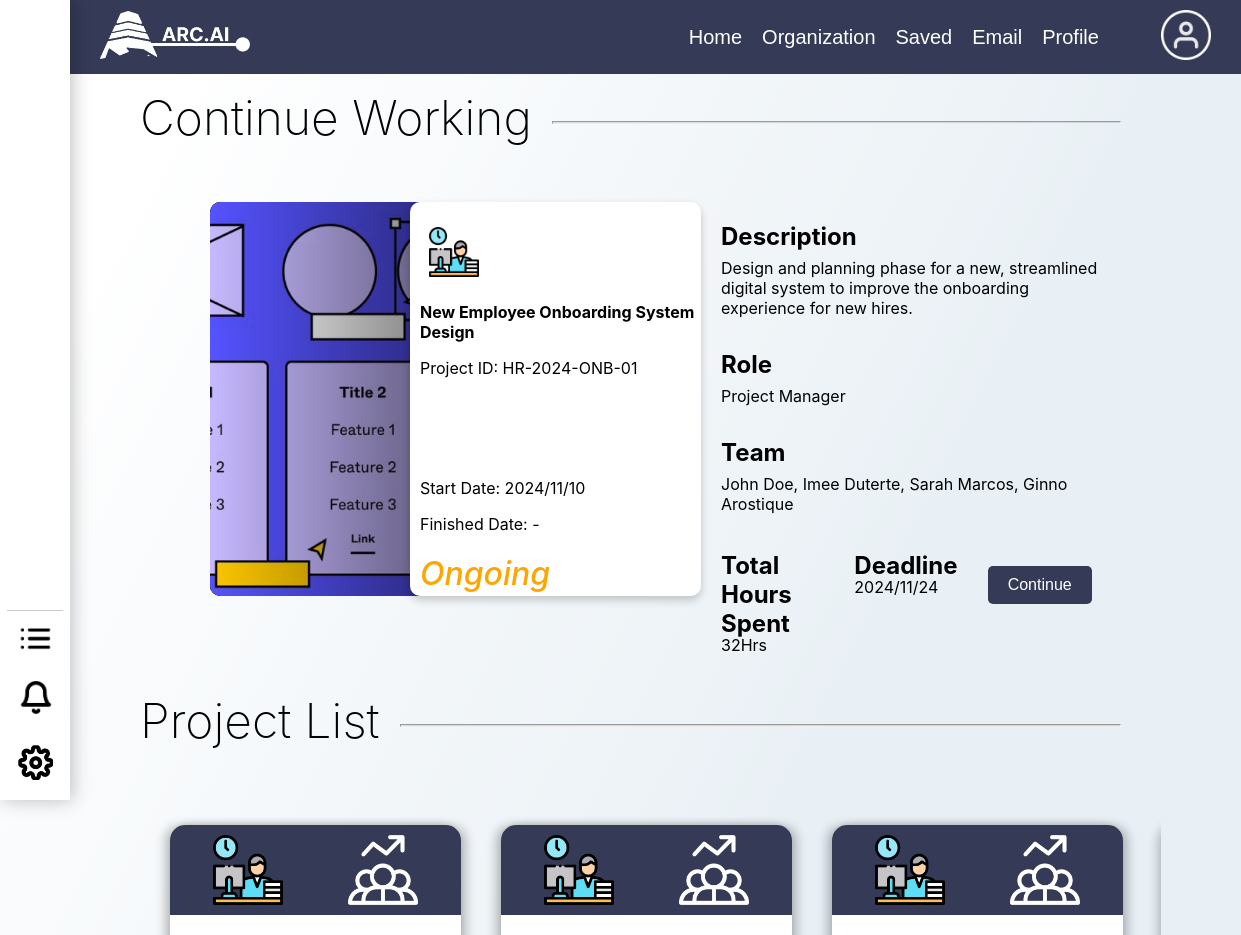
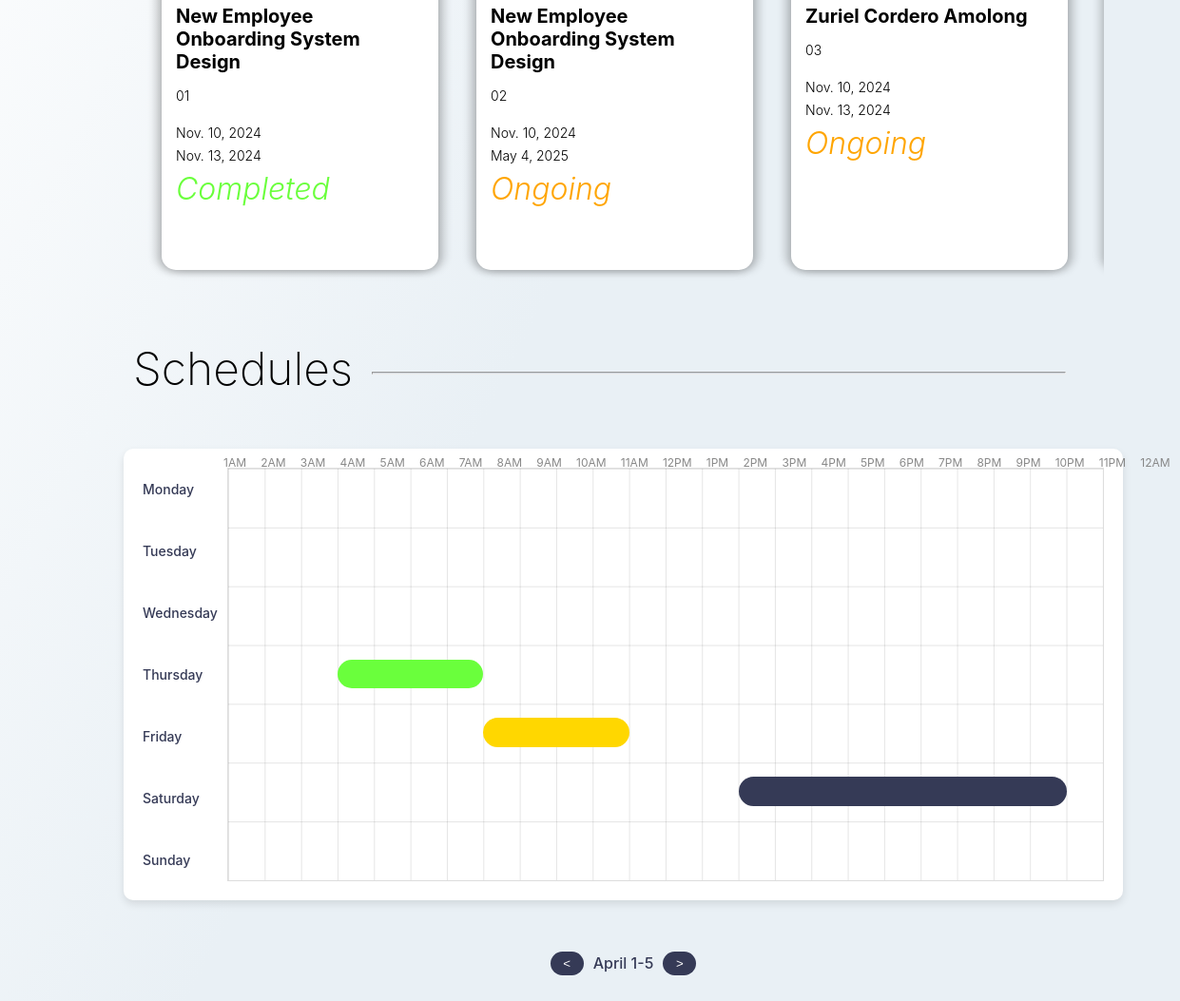
The app's page /organization/ with its own data (2 pictures, top to bottom).
### core/models.py (models this page shows, shortened)
class Project(models.Model):
    name = models.CharField(max_length=100)
    project_id = models.CharField(max_length=20, unique=True, blank=True)
    start_date = models.DateField(max_length=20)
    finish_date = models.DateField(max_length=20)
    project_status = models.CharField(max_length=50)

### core/views.py (the view)
# urls.py: path('organization/', views.organization, name='organization'),
def organization(request):
    projects = Project.objects.all()
    personal_information = PersonalInformation.objects.first()
    employee_awards = EmployeeAward.objects.all()
    return render(request, 'core/organization.html', {
        'projects' : projects,
        'personal_information' : personal_information,
        'employee_awards' : employee_awards,
        })

### core/templates/core/organization.html (shortened to what this page needs)
{% load static %}
<!DOCTYPE html>
<html lang="en">
<head>
    <link rel="stylesheet" href="{% static 'styles/styles.css' %}">
    <link rel="stylesheet" href="{% static 'styles/org.css' %}">
</head>
<body>
  <div id="sidebar">
    <hr class="divider_sidebar"/>
    <div id="sidebar_icns_grp">
        <div class="nav_item">
            <img id="nav_icon" class="sidebar_icns" style="margin-bottom: -6px;" src="{% static 'Images/Navigation.png' %}" alt="Navigate">
        </div>
        <div class="nav_item">
            <img class="sidebar_icns" src="{% static 'Images/Notification.png' %}" alt="Notification">
        </div>
        <div class="nav_item">
            <img class="sidebar_icns" src="{% static 'Images/Settings.png' %}" alt="Settings">
        </div>
    </div>
</div>
    <div id="header">
        <div>
            <img id="logo" src="{% static 'Images/Logo.png' %}" alt="ARC.AI Logo">
        </div>
        <div id="header_nav" class="text_white">
          <p><a href="{% url 'core:home' %}" class="{% if active_page == 'home' %}active{% endif %}">Home</a></p>
          <p><a href="{% url 'core:organization' %}" class="{% if active_page == 'organization' %}active{% endif %}">Organization</a></p>
          <p><a href="{% url 'core:saved' %}" class="{% if active_page == 'saved' %}active{% endif %}">Saved</a></p>
          <p><a href="{% url 'core:email' %}" class="{% if active_page == 'email' %}active{% endif %}">Email</a></p>
          <p><a href="{% url 'core:profilepage' %}" class="{% if active_page == 'email' %}active{% endif %}">Profile</a></p>
        </div>
        <div>
            <img id="account_icn" src="{% static 'Images/Account.png' %}" alt="Account">
        </div>
    </div>
    <div class="contentorg">
        <section class="continue-working">
            <div class="header-with-line">
                <h1 class="Title">Continue Working</h1>
                <hr class="divider"/>
            </div>
            <div class="continue-card">
                <div>
                    <div class="under-image">
                        <img src="{% static 'Images/projunder.png' %}" alt="under image" class="background-image">
                    </div>
                    <div class="project-status-container">
                        <div class="project-logo">
                            <img src="{% static 'Images/projlogo.png' %}" alt="Project Logo">
                        </div>
                        <div class="FileInfo">
                            <p><strong>New Employee Onboarding System Design</strong></p>
                            <p>Project ID: HR-2024-ONB-01</p>
                            <p class="space">Start Date: 2024/11/10</p>
                            <p>Finished Date: -</p>
                            <p class="status">Ongoing</p>
                        </div>
                    </div>
                </div>
                <div class="project-details">
                    <h3>Description</h3>
                    <p>Design and planning phase for a new, streamlined digital system to improve the onboarding experience for new hires.</p>
                    <h3>Role</h3>
                    <p>Project Manager</p>
                    <h3>Team</h3>
                    <p>John Doe, Imee Duterte, Sarah Marcos, Ginno Arostique</p>
                    <div class="details-row">
                        <div>
                            <h3>Total Hours Spent</h3>
                            <p>32Hrs</p>
                        </div>
                        <div>
                            <h3>Deadline</h3>
                            <p>2024/11/24</p>
                        </div>
                        <div>
                            <button class="continue-btn">Continue</button>
                        </div>
                    </div>
                </div>
            </div>
        </section>
        <section class="other-projects">
            <div class="header-with-line">
                <h1 class="Title">Project List</h1>
                <hr class="divider"/>
            </div>
            <div class="card-section">
                <div class="card-container">
                  {% for project in projects %}
                   <div class="project-container">
                      <div class="project-card">
                          <div class="card-header">
                            <img src="{% static 'Images/icon1.png' %}" alt="icon" />
                            <img src="{% static 'Images/icon2.png' %}" alt="icon" style="filter: brightness(0) invert(1);"  />
                          </div>
                          <div class="card-body">
                            <h3>{{project.name}}</h3>
                            <div class="project-details">
                              <p>{{project.project_id}}</p>
                              <div class="dategroup">
                              <p>{{project.start_date}}</p>
                              <p>{{project.finish_date}}</p>
                              </div>
                            </div>
                            {% if project.project_status == 'Completed' %}
                            <p class="status" style="color: #6AFF3C">{{project.project_status}}</p>
                            {% elif project.project_status == 'Ongoing' %}
                            <p class="status" style="color: orange">{{project.project_status}}</p>
                            {% elif project.project_status == 'Missing' %}
                            <p class="status" style="color: red">{{project.project_status}}</p>
                            {% endif %}
                          </div>
                        </div>
                   </div>
                   {% endfor %}
                </div>
              </div>
        </section>
        <section class="Schedules">
          <div class="header-with-line">
              <h1 class="Title">Schedules</h1>
              <hr class="divider" />
          </div>
          <div class="schedule-container">
            <div class="schedule-grid">
                <div class="days">
                    <p>Monday</p>
                    <p>Tuesday</p>
                    <p>Wednesday</p>
                    <p>Thursday</p>
                    <p>Friday</p>
                    <p>Saturday</p>
                    <p>Sunday</p>
                </div>
                <div class="time-labels">
                    <p>1AM</p>
                    <p>2AM</p>
                    <p>3AM</p>
                    <p>4AM</p>
                    <p>5AM</p>
                    <p>6AM</p>
                    <p>7AM</p>
                    <p>8AM</p>
                    <p>9AM</p>
                    <p>10AM</p>
                    <p>11AM</p>
                    <p>12PM</p>
                    <p>1PM</p>
                    <p>2PM</p>
                    <p>3PM</p>
                    <p>4PM</p>
                    <p>5PM</p>
                    <p>6PM</p>
                    <p>7PM</p>
                    <p>8PM</p>
                    <p>9PM</p>
                    <p>10PM</p>
                    <p>11PM</p>
                    <p>12AM</p>
                </div>
                    <div class="time-slots">
                        <div class="schedule-bars">
                        </div>
                    </div>
                </div>
            </div>
            <div class="schedule-navigation">
                <button class="nav-btn" id="prev-week">&lt;</button>
                <p id="week-label">April 1-5</p>
                <button class="nav-btn" id="next-week">&gt;</button>
            </div>
        </section>
  </div>
</body>
</html>

### core/static/styles/styles.css (style rules this page uses)
body { background: linear-gradient(297deg, #E9F0F5 46.32%, #FFF 90.42%); margin: 0; padding: 0; }
#header { background: #353A56; width: 100%; height: auto; display: flex; flex-direction: row; justify-content: space-between; align-items: center; padding-top: 5px; padding-bottom: 5px; overflow: hidden; }
#header_nav { display: flex; gap: 20px; margin-right: 5%; margin-left: auto; }
#header_nav a { text-decoration: none; color: white; font-size: 20px; font-family: 'Arial', sans-serif; position: relative; }
#header_nav a::after { content: ''; position: absolute; left: 0; bottom: -5px; width: 0; height: 2px; background-color: white; transition: width 0.3s ease; }
#logo { width: 150px; height: auto; margin-left: 100px; }
#account_icn { width: 50px; height: auto; margin-right: 30px; }
#sidebar { background: #ffffff; width: 70px; height: 100vh; position: fixed; display: flex; flex-direction: column; align-items: center; box-shadow: 2px 0px 18.1px 0px rgba(0, 0, 0, 0.25); transition: width 0.3s ease; justify-content: flex-end; z-index: 1000; user-select: none; }
.divider_sidebar { width: 80%; height: 1px; background-color: #ccc; border: none; margin: 10px auto; }
#sidebar_icns_grp { display: flex; flex-direction: column; gap: 20px; order: 2; margin-bottom: 20px; }
#sidebar_icns_grp { display: flex; flex-direction: column; gap: 30px; order: 2; margin-bottom: 20px; }
.nav_item { display: flex; flex-direction: row; align-items: center; position: relative; cursor: pointer; gap: 10px; }
.sidebar_icns { width: 35px; cursor: pointer; }
.text_white { color: white; font-size: 20px; font-family: 'Inter', sans-serif; text-align: center; }
.sidebar_icns { width: 35px; }
#content h1, h2, h3, h4 { margin-bottom: 20px; margin-top: 20px; text-align: left; font-family: 'Inter', sans-serif; color: #000; font-style: normal; font-weight: 200; line-height: normal; font-size: 2em; }
* { scrollbar-width: thin; scrollbar-color: #353A56 #f5f5f5; }

### records on screen
Project: name "New Employee Onboarding System Design", project_id "01", start_date "Nov. 10, 2024", finish_date "Nov. 13, 2024", project_status "Completed"
Project: name "New Employee Onboarding System Design", project_id "02", start_date "Nov. 10, 2024", finish_date "May 4, 2025", project_status "Ongoing"
Project: name "Zuriel Cordero Amolong", project_id "03", start_date "Nov. 10, 2024", finish_date "Nov. 13, 2024", project_status "Ongoing"
